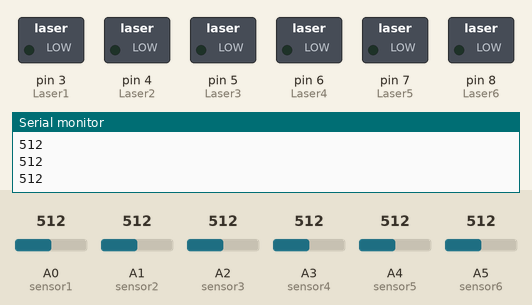
A sketch run on a simulated Arduino Uno, built with avr-gcc and run on an emulated ATmega328P. Parts: switched loads named in the sketch (green lamp = pin HIGH), the last lines printed to the serial monitor. Inputs (shaded band) come from the test bench; at power-on: A0 (sensor1) = 512, A1 (sensor2) = 512, A2 (sensor3) = 512, A3 (sensor4) = 512, A4 (sensor5) = 512, A5 (sensor6) = 512.

Above: at 1.2 s.
1.3 s: A0 (sensor1) set to 223
2.8 s: A0 (sensor1) set to 195
At 3.2 s:
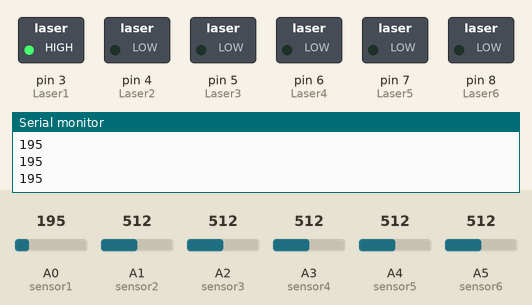
4.3 s: A1 (sensor2) set to 221
5.8 s: A1 (sensor2) set to 191
At 6.7 s:
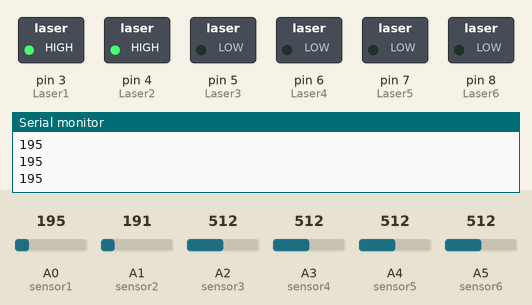
7.3 s: A2 (sensor3) set to 225
8.8 s: A2 (sensor3) set to 198
At 10.2 s:
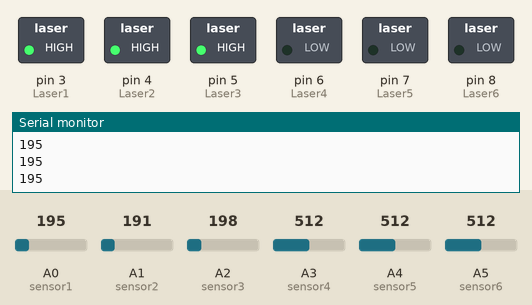
Timing chart, 0 to 11.3 s (numbered marks = the images above; inputs shaded):
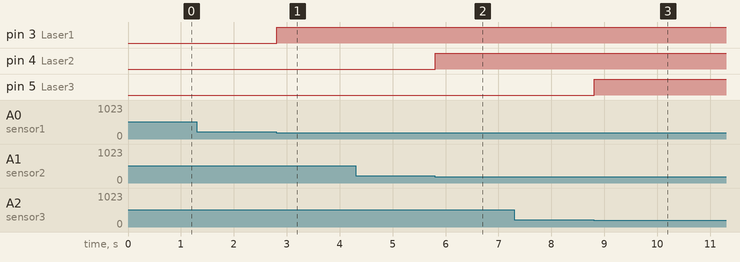

Measured:
- the behaviour switches between 210 and 209 on A0 (sensor1) (found by bisection; images 0 and 1)
- the behaviour switches between 210 and 209 on A1 (sensor2) (found by bisection; images 1 and 2)
- the behaviour switches between 210 and 209 on A2 (sensor3) (found by bisection; images 2 and 3)
- after the input at 2.8 s, pin 3 (Laser1): LOW → HIGH at once
- after the input at 5.8 s, pin 4 (Laser2): LOW → HIGH at once
- after the input at 8.8 s, pin 5 (Laser3): LOW → HIGH at once

The sketch:

Light_Sensing___November_13th__2014.ino
```cpp
/*
LED sensing for Laser Harp - Prototype
Destinee Fraser
November 13th, 2014

The code so far before adding the piezo buzzers to make sound. Mainly used to make LED's function as light sensors for the lasers.
*/

// Sensors are the LEDS that react to a change in light

int sensor1 = 0;        // Sensing LED connected to analog0
int sensor2 = 1;        // Sensing LED connected to analog1
int sensor3 = 2;        // Sensing LED connected to analog2
int sensor4 = 3;        // Sensing LED connected to analog3
int sensor5 = 4;        // Sensing LED connected to analog4
int sensor6 = 5;        // Sensing LED connected to analog5

int Laser1 = 3;          // LED connected to digital3
int Laser2 = 4;          // LED connected to digital4
int Laser3 = 5;          // LED connected to digital5
int Laser4 = 6;          // LED connected to digital6
int Laser5 = 7;          // LED connected to digital7
int Laser6 = 8;          // LED connected to digital8

int value1 = 0;          // Stores values from sensor1
int value2 = 0;          // Stores values from sensor2
int value3 = 0;          // Stores values from sensor3
int value4 = 0;          // Stores values from sensor4
int value5 = 0;          // Stores values from sensor5
int value6 = 0;          // Stores values from sensor6

int light = 210;         // Light threshold

void setup()
{
  Serial.begin(9600);          // Serial time

  pinMode(Laser1, OUTPUT);     // Sets Laser1 as an output
  pinMode(Laser2, OUTPUT);     // Sets Laser2 as an output
  pinMode(Laser3, OUTPUT);     // Sets Laser3 as an output
  pinMode(Laser4, OUTPUT);     // Sets Laser4 as an output
  pinMode(Laser5, OUTPUT);     // Sets Laser5 as an output
  pinMode(Laser6, OUTPUT);     // Sets Laser6 as an output
}

void loop()
{
  value1 = analogRead(sensor1);      // Read LED sensor1
  value2 = analogRead(sensor2);      // Read LED sensor2
  value3 = analogRead(sensor3);      // Read LED sensor3
  value4 = analogRead(sensor4);      // Read LED sensor4
  value5 = analogRead(sensor5);      // Read LED sensor5
  value6 = analogRead(sensor6);      // Read LED sensor6

  Serial.println(value1);            // Keep track of readings

  if (value1 >= light) {
      digitalWrite(Laser1, LOW);     // If the light is on, the LED sensor will turn off
    } else {
      digitalWrite(Laser1, HIGH);    // If the light is blocked, the LED sensor will turn on
    }

  if (value2 >= light) {
      digitalWrite(Laser2, LOW);
    } else {
      digitalWrite(Laser2, HIGH);
    }
  if (value3 >= light) {
     digitalWrite(Laser3, LOW);
   } else {
     digitalWrite(Laser3, HIGH);
     }
  if (value4 >= light) {
     digitalWrite(Laser4, LOW);
   } else {
     digitalWrite(Laser4, HIGH);
     }
  if (value5 >= light) {
     digitalWrite (Laser5, LOW);
     } else {
     digitalWrite (Laser5, HIGH);
     }
  if (value6 >= light) {
     digitalWrite (Laser6, LOW);
     } else {
     digitalWrite (Laser6, HIGH);
     }
 }
```
